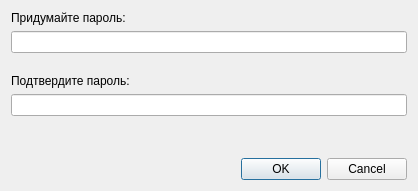
<?xml version="1.0" encoding="UTF-8"?>
<ui version="4.0">
 <class>DialogCreatePassword</class>
 <widget class="QDialog" name="DialogCreatePassword">
  <property name="geometry">
   <rect>
    <x>0</x>
    <y>0</y>
    <width>418</width>
    <height>191</height>
   </rect>
  </property>
  <property name="maximumSize">
   <size>
    <width>418</width>
    <height>191</height>
   </size>
  </property>
  <property name="windowTitle">
   <string>Создать пароль</string>
  </property>
  <layout class="QGridLayout" name="gridLayout">
   <item row="4" column="0">
    <widget class="QLineEdit" name="lePasswordConfirm">
     <property name="echoMode">
      <enum>QLineEdit::Password</enum>
     </property>
    </widget>
   </item>
   <item row="5" column="0">
    <spacer name="verticalSpacer_2">
     <property name="orientation">
      <enum>Qt::Vertical</enum>
     </property>
     <property name="sizeHint" stdset="0">
      <size>
       <width>20</width>
       <height>40</height>
      </size>
     </property>
    </spacer>
   </item>
   <item row="0" column="0">
    <widget class="QLabel" name="label_2">
     <property name="text">
      <string>Придумайте пароль:</string>
     </property>
    </widget>
   </item>
   <item row="7" column="0">
    <widget class="QDialogButtonBox" name="buttonBox">
     <property name="orientation">
      <enum>Qt::Horizontal</enum>
     </property>
     <property name="standardButtons">
      <set>QDialogButtonBox::Cancel|QDialogButtonBox::Ok</set>
     </property>
    </widget>
   </item>
   <item row="2" column="0">
    <spacer name="verticalSpacer">
     <property name="orientation">
      <enum>Qt::Vertical</enum>
     </property>
     <property name="sizeHint" stdset="0">
      <size>
       <width>20</width>
       <height>40</height>
      </size>
     </property>
    </spacer>
   </item>
   <item row="1" column="0">
    <widget class="QLineEdit" name="lePassword">
     <property name="echoMode">
      <enum>QLineEdit::Password</enum>
     </property>
    </widget>
   </item>
   <item row="3" column="0">
    <widget class="QLabel" name="label">
     <property name="text">
      <string>Подтвердите пароль:</string>
     </property>
    </widget>
   </item>
   <item row="6" column="0">
    <widget class="QLabel" name="lbIsPswdEqual">
     <property name="text">
      <string/>
     </property>
    </widget>
   </item>
  </layout>
 </widget>
 <resources/>
 <connections>
  <connection>
   <sender>buttonBox</sender>
   <signal>accepted()</signal>
   <receiver>DialogCreatePassword</receiver>
   <slot>accept()</slot>
   <hints>
    <hint type="sourcelabel">
     <x>248</x>
     <y>254</y>
    </hint>
    <hint type="destinationlabel">
     <x>157</x>
     <y>274</y>
    </hint>
   </hints>
  </connection>
  <connection>
   <sender>buttonBox</sender>
   <signal>rejected()</signal>
   <receiver>DialogCreatePassword</receiver>
   <slot>reject()</slot>
   <hints>
    <hint type="sourcelabel">
     <x>316</x>
     <y>260</y>
    </hint>
    <hint type="destinationlabel">
     <x>286</x>
     <y>274</y>
    </hint>
   </hints>
  </connection>
 </connections>
</ui>
